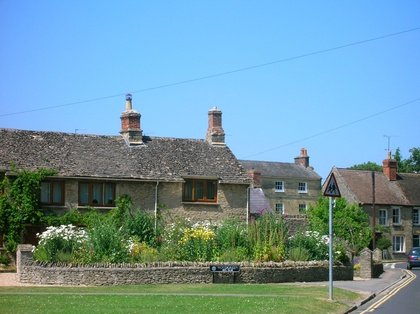
%> input picture trunk/Validation/Ch_13_Images/Witney.jpg, 420 x 314 px, shrunk from 2288 x 1712 before the run
$ octave ch15.m   (GNU Octave 9; MATLAB toolbox functions it lacks are replaced by stand-ins)
%> lines starting %> are read from the running program, lines starting %| are printed output that depends on the picture
### Validation/Ch_15_Numerical_Methods/Listing_15_01.m
% Listing 15-1 - Spline interpolation
clear
clc
close all

 x = 0:5;
 y = [0, 20, 60, 68, 77, 110];
 new_x = 0:0.2:5;
 new_y = spline(x, y, new_x);
 plot(x, y, 'o', new_x, new_y, '-')
 axis([-1,6,-20,120])
 title('Cubic-Spline Data Plot')
 xlabel('x values'); ylabel('y values')
%> after `ylabel('y values')`:
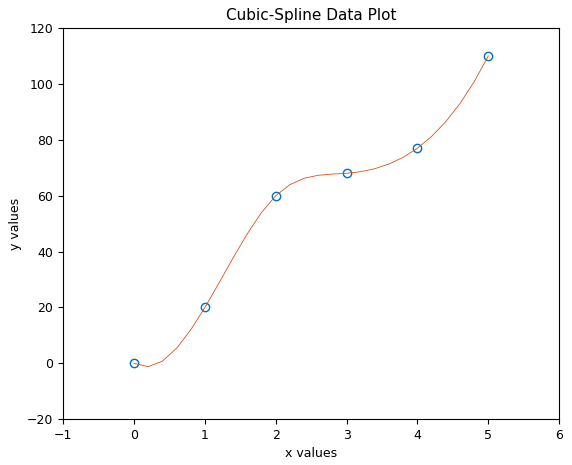
%> figure redrawn from the program's plot data; curve peaks at x = 5, y = 110

### Validation/Ch_15_Numerical_Methods/Listing_15_02.m
% Listing 15-2 - Eyeball linear estimation
clear
clc
close all

 x = 0:5;
 y = [0 20 60 68 77 110];
 y2 = 20 * x;
 plot(x, y, 'o', x, y2);
 axis([-1 7 -20 120])
 title('Linear Estimate')
 xlabel('Time (sec)')
 ylabel('Temperature (degrees F)')
 grid
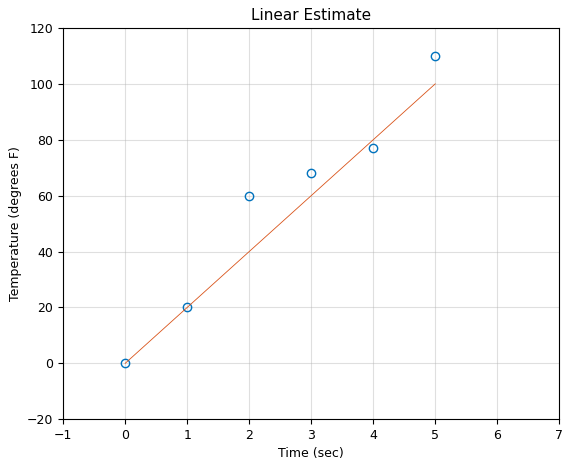
%> figure redrawn from the program's plot data

### trunk/Validation/Ch_15_Numerical_Methods/Listing_15_03.m
% Listing 15-3 - Higher order fits
clear
clc
close all

 x = 0:5;
 fine_x = 0:.1:5;
 y = [0 20 60 68 77 110];
 for order = 2:5
     y2=polyval(polyfit(x,y,order), fine_x);
     subplot(2,2,order-1)
     plot(x, y, 'o', fine_x, y2)
     axis([-1 7 -20 120])
     ttl = sprintf('Degree %d Polynomial Fit', ...
                       order );
     title(ttl)
     xlabel('Time (sec)')
     ylabel('Temperature (degrees F)')
 end
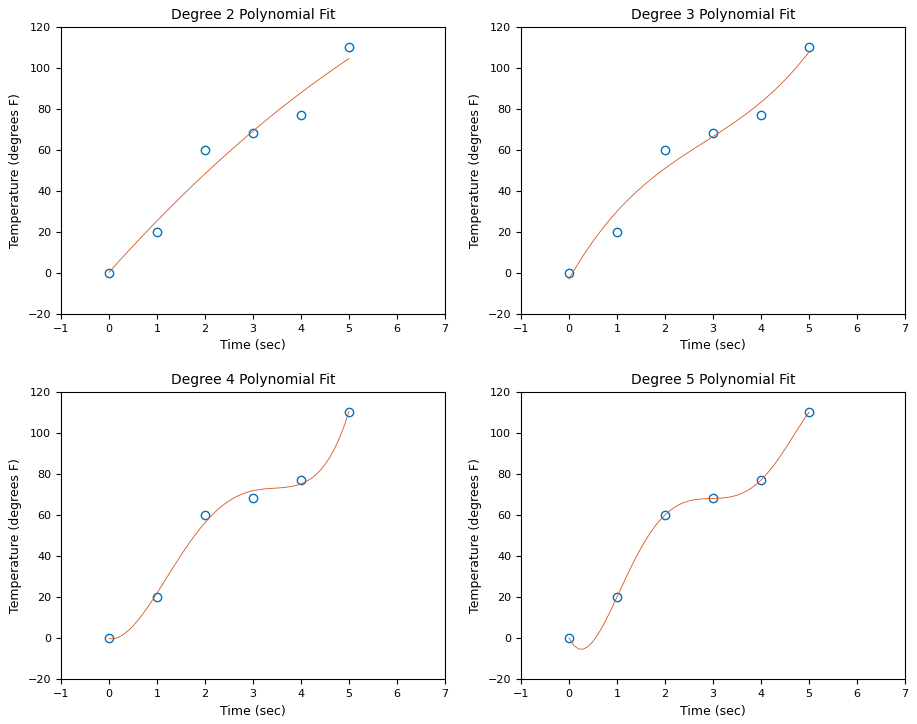
%> figure redrawn from the program's plot data, 4 panels; panel 1: curve peaks at x = 5, y = 104.4; panel 2: curve peaks at x = 5, y = 107.7; panel 3: curve peaks at x = 5, y = 110.4; panel 4: curve peaks at x = 5, y = 110

### Validation/Ch_15_Numerical_Methods/Listing_15_04.m
% Listing 15-4 - Removing the cable from the sky
clear
clc
close all

 p = imread('Witney.jpg');
%> p is the input picture: size 314x420x3 uint8; mean R, G, B 111.1, 148.8, 160.4
 [rows, cols, clrs] = size(p);
%> rows = 314; cols = 420; clrs = 3
 x = 1:cols;
%> x = 420 values from 1 to 420
 sky = p;
 for row = 1:700
     for color = 1:3
         cv = double(p(row, :, color));
         coef = polyfit(x, cv, 2);
         ncr = polyval(coef, x);
         sky(row,:,color) = uint8(ncr);
     end
 end
 image(sky)
 imwrite(sky, 'sky.jpg');

### trunk/Validation/chapterScripts/ch15.m
try
eval Listing_15_01
eval Listing_15_02
eval Listing_15_03
eval Listing_15_04
%eval Listing_15_05
%eval Listing_15_06
eval Listing_15_07
eval Listing_15_08
eval Listing_15_09
catch
    disp('failed exec in ch15')
end
